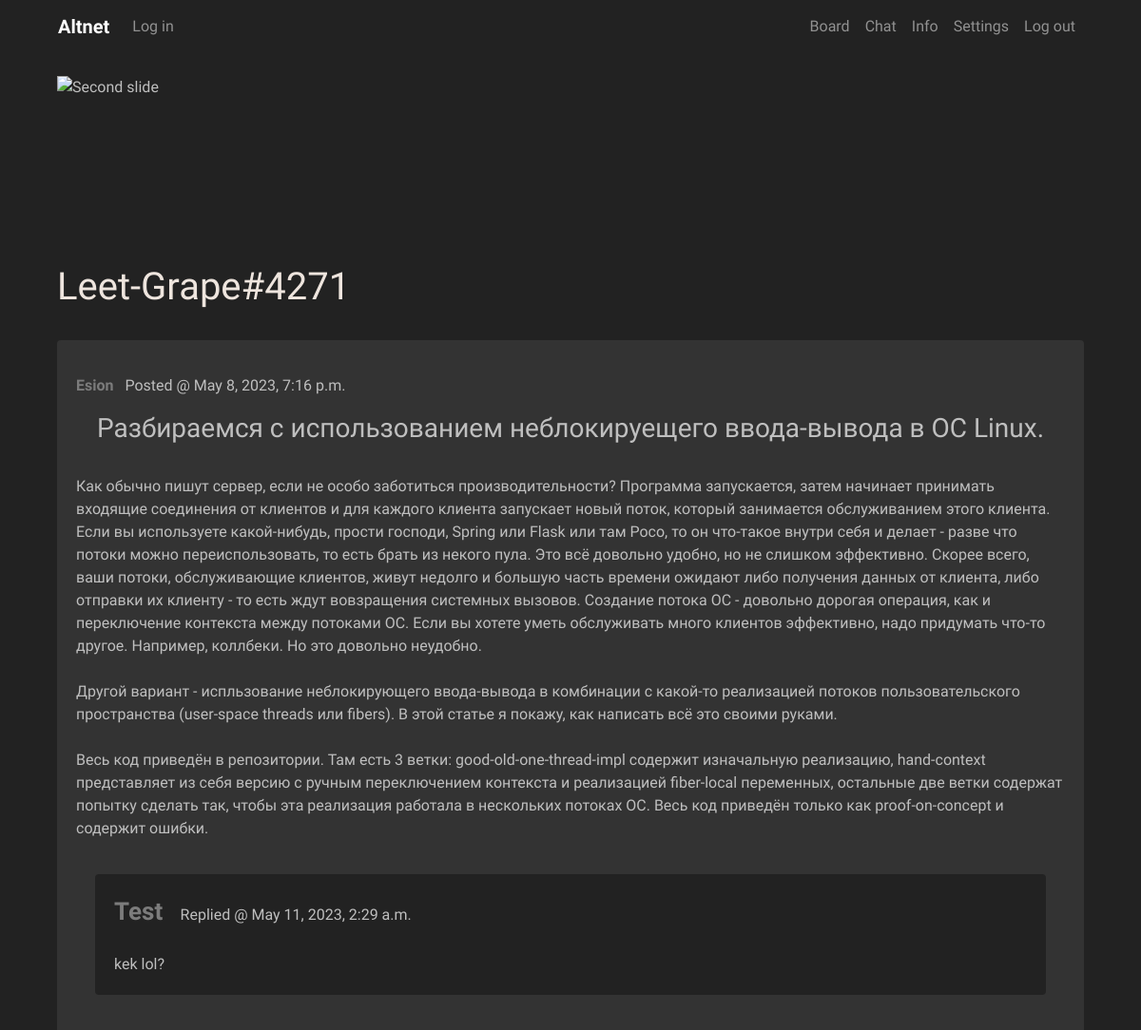
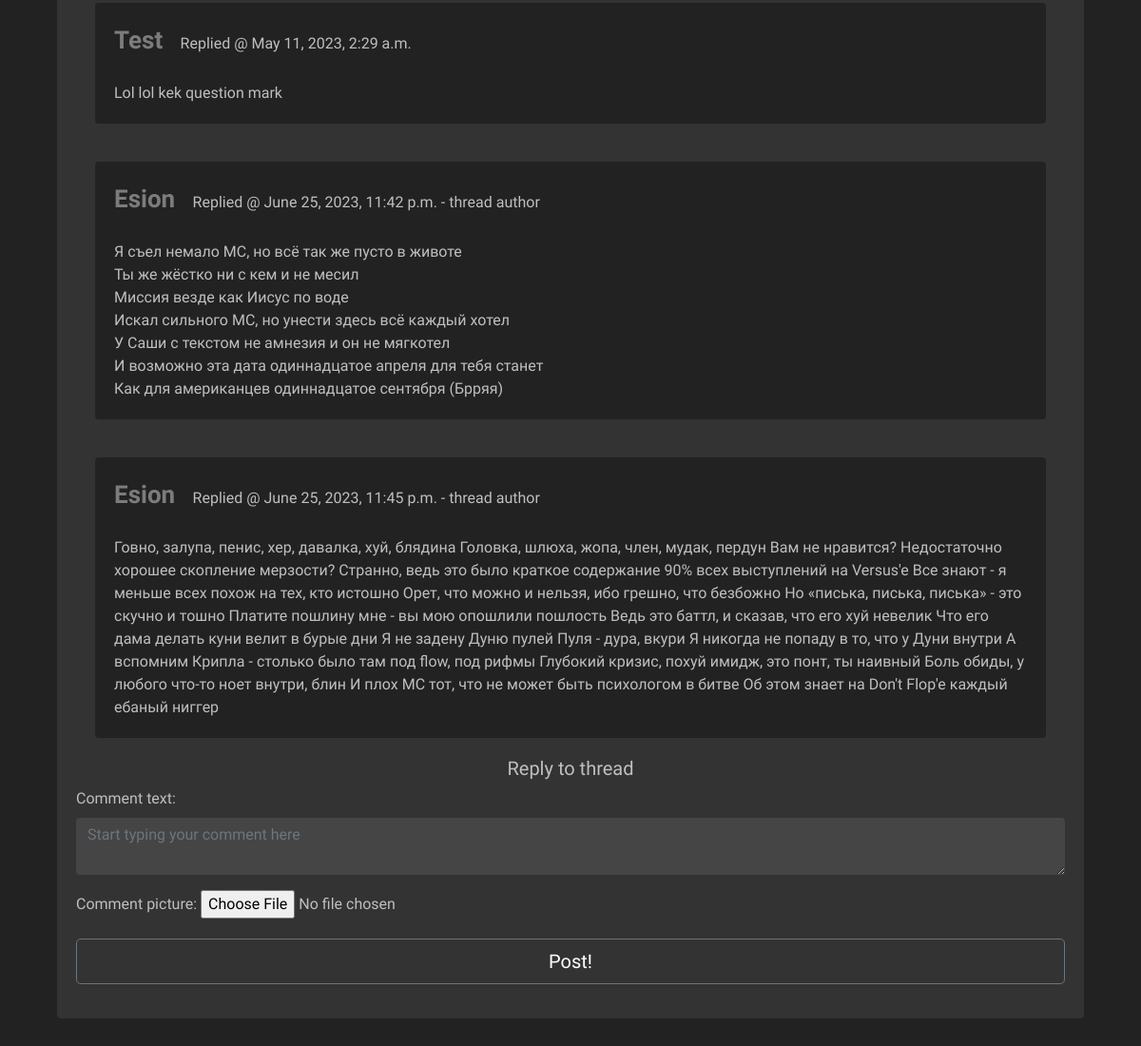
Page /board/4 on the committed database (2 pictures, top to bottom).
### board/models.py (models this page shows, shortened)
class Thread(models.Model):
    def was_published_recently(self):
        now = timezone.now()
        return now - datetime.timedelta(days=1) <= self.pub_date <= now
    thread_title = models.CharField('Thread title', max_length=100)
    thread_text = models.TextField('Thread text', max_length=10000)
    pub_date = models.DateTimeField('Date published', auto_now=True)
    thread_author = models.CharField('Thread Author', max_length=150, blank=False, null=False)
    was_published_recently.admin_order_field = 'pub_date'
    was_published_recently.boolean = True
    was_published_recently.short_description = 'Published recently?'
    thread_pic = models.ImageField(upload_to=user_thread_directory_path, blank=True, null=True)
    language_code = models.IntegerField(blank=True, null=True, default=0)
    visible = models.BooleanField(blank=False, null=False, default=True)

class Comment(models.Model):
    comment_text = models.TextField('Comment text', max_length=10000)
    comment_post = models.ForeignKey(Thread,  on_delete=models.CASCADE)
    comment_author = models.CharField('Comment Author', blank=False, null=False, max_length=150)
    pub_date = models.DateTimeField('Date published', null=True, blank=True, auto_now=True)
    comment_pic = models.ImageField(upload_to=user_comment_directory_path, blank=True, null=True)
    visible = models.BooleanField(blank=False, null=False, default=True)

### board/views.py (the view, shortened to what this page needs)
# urls.py: path('<int:pk>', views.thread_view, name='thread'),
def thread_view(request, pk):
    username, loc_option = initial_check(request)
    thread = Thread.objects.get(id=pk)
    comments = Comment.objects.filter(comment_post=thread, visible=True)
    template = loader.get_template('board/thread.html')
    form = CommentForm()
    context = {
        'loc': loc_resolver('thread'),
        'lang': loc_option,
        'thread': thread,
        'form': form,
        'comments': comments,
        'username': username,
    }
    return HttpResponse(template.render(context, request))

### board/forms.py
class CommentForm(forms.ModelForm):
    comment_text = forms.CharField(max_length=10000, widget=forms.Textarea(attrs={'style':'background: #454545; color: #f9f9f9;', 'class':'form-control', 'rows':'2.5', 'placeholder':'Start typing your comment here', }))
    key = forms.IntegerField(widget=forms.HiddenInput, required=False)
    comment_pic = forms.ImageField(label='Comment picture', required=False, )
    class Meta:
        model = Comment
        fields = ('comment_text',)

### board/templatetags/loc_extra.py (called while the page is built)
@register.filter
def return_item(l, i):
    try:
        return l[i]
    except:
        return None

### board/views.py (called while the page is built)
def random_name():
    noun = ['Apple', 'Grape', 'Hero', 'Nickel', 'Zinc', 'Rock', 'Paper', 'Joker', 'Beat', 'Aug', 'Runner', 'Miracle']
    adjective = ['Shitty', 'Slippy', 'Explosive', 'Luminous', 'Advanced', 'Creative', 'Burning', 'Sweaty', 'Leet',
                 'Apex', 'Funny', 'Raging']
    tag = ['1', '2', '3', '4', '5', '6', '7', '8', '9', '0']
    randomized_tag = choices(tag, k=4)
    return ''.join(adjective[randint(0, len(adjective)-1)]) + '-' + ''.join(noun[randint(0, len(noun)-1)]) + '#' + \
           ''.join(randomized_tag)

def anonymous_validator(request):
    name = random_name()
    if 'Anonymous-Name' in request.session:
        for key, value in request.session.items():
            print('{} => {}'.format(key, value))
        return request.session['Anonymous-Name']
    else:
        request.session['Anonymous-Name'] = name
        for key, value in request.session.items():
            print('{} => {}'.format(key, value))
        return name

def initial_check(request):
    if request.user.is_authenticated:
        username = request.user.username
        loc_option = Hikka.objects.get(user=request.user.id).language_code
    else:
        username = anonymous_validator(request)
        loc_option = 0
    return username, loc_option

### board/templates/board/thread.html (shortened to what this page needs)
{% extends 'hat.html' %}
{% block content %}
{% load loc_extra %}
<div class="row col-">
        <div class="col-lg-12 col-sm-12 col-md-12 col-xl-12 content">
       <br />
<div class="trds">
  <main class="contentd" role="main">
  <header>
      <h1 data-text="{{ username }}">{{ username }}</h1>
</div>
<br>
            <form action="{% url 'Board:delete_thread' thread.id %}" method="POST">
<div class="card">
  <div class="card-body" id="<?php echo $thread['title']; ?>">
<div>
	<div class="d-flex flex-row mb-3">
		<a class="userlk" href="{% url 'Board:guest' thread.thread_author %}">
			{{ thread.thread_author }}</a> &nbsp;&nbsp; {{ loc.locThread.POSTED|return_item:lang }} {{ thread.pub_date }} </div>
  </div>
</form>
  <h3 class="mt-0" style="text-align:center">{{ thread.thread_title }}</h3>
  <p><br /> {{ thread.thread_text|linebreaksbr }} </p>
        <div id="<?php echo $thread['id']; ?>" class="collapse show" role="tabpanel" aria-labelledby="headingOne" data-parent="#accordion">
      {% for comment in comments %}
            <div class="card-body">
	<div class="card" style="background-color: #222222">
		<div class="card-body">
 			<a class="userlk" href="{% url 'Board:guest' comment.comment_author %}" style="font-size: 26px;">
                {{ comment.comment_author }}
            </a>
            {{ loc.locThread.REPLIED|return_item:lang }} {{ comment.pub_date }}
            {% if comment.comment_author == thread.thread_author %}
            - {{ loc.locThread.AUTHOR|return_item:lang }}
            {% endif %}<br /> <br />
  {{ comment.comment_text|linebreaksbr }}
       </div> </div>
      </div>
            {% endfor %}
      <div class="card border-dark mb-3">
<h5 class="text-center">{{ loc.locThread.REPLY_TO_THREAD|return_item:lang }}</h5>
<form method="POST" enctype="multipart/form-data">
    {{ form.as_p }}
   <button name="cmm" type="submit" class="btn btn-secondary btn-lg btn-block">Post!</button>
</form>
</div>
    </div>
  </div>
</div>
<br />
</div>
  </body>
</html>
{% endblock %}

### static/css/master.css (style rules this page uses)
.head-block,.top-menu,.top-material,.left-sidebar,.content { background:#222222; margin-bottom:5px; }
.content { border: none; }
.card { background: #333333; border: none; }
.btn-secondary { background: #333333; background-color: }
.userlk { font-weight: bold; }
body { font-family: 'Roboto Condensed', sans-serif; font-size: initial; }
a { color: #7c7c7c; font-size: initial; }
body { background: #222; color: #bfbfbf; }
.contentd header h1 { position:relative;color:#eee5de }
.contentd header h1:after, .contentd header h1:before { position:absolute;top:0;overflow:hidden;clip:rect(0,100vw,0,0);content:attr(data-text);background: #a9a9a9 }
.contentd header h1:before { left:-1vmin;animation:noise 7s infinite steps(3,end) alternate-reverse;color:#71fcff;text-shadow:.4vmin 0 #00f,-.2vmin 1vmin red }
.contentd header h1:after { left:1vmin;animation:noise-alt 5s infinite steps(3,end) alternate-reverse;color:#ff9eed;text-shadow:-2vmin 0 #ff0,.1vmin -1vmin #00f }
.trds { background: #none; }
.form-control { border: none; }

### rows in the picture
Thread: thread_author "Esion", pub_date "May 8, 2023, 7:16 p.m.", thread_title "Разбираемся с использованием неблокируещего ввода-вывода в ОС Linux.", thread_text "Как обычно пишут сервер, если не особо заботиться производительности? Программа запускается, затем начинает принимать входящие соединения от клиентов и для каждого клиента запускает новый поток, который занимается обслуживанием этого клиента. Если вы используете какой-нибудь, прости господи, Spring или Flask или там Poco, то он что-такое внутри себя и делает - разве что потоки можно переиспользовать, то есть брать из некого пула. Это всё довольно удобно, но не слишком эффективно. Скорее всего, ваши потоки, обслуживающие клиентов, живут недолго и большую часть времени ожидают либо получения данных от клиента, либо отправки их клиенту - то есть ждут вовзращения системных вызовов. Создание…"
Comment: comment_author "Test", locThread.REPLIED|return_item "Replied @", pub_date "May 11, 2023, 2:29 a.m.", comment_text "kek lol?"
Comment: comment_author "Test", locThread.REPLIED|return_item "Replied @", pub_date "May 11, 2023, 2:29 a.m.", comment_text "Lol lol kek question mark"
Comment: comment_author "Esion", locThread.REPLIED|return_item "Replied @", pub_date "June 25, 2023, 11:42 p.m.", locThread.AUTHOR|return_item "thread author", comment_text "Я съел немало MC, но всё так же пусто в животе Ты же жёстко ни с кем и не месил Миссия везде как Иисус по воде Искал сильного MC, но унести здесь всё каждый хотел У Саши с текстом не амнезия и он не мягкотел И возможно эта дата одиннадцатое апреля для тебя станет Как для американцев одиннадцатое сентября (Брряя)"
Comment: comment_author "Esion", locThread.REPLIED|return_item "Replied @", pub_date "June 25, 2023, 11:45 p.m.", locThread.AUTHOR|return_item "thread author", comment_text "Говно, залупа, пенис, хер, давалка, хуй, блядина Головка, шлюха, жопа, член, мудак, пердун Вам не нравится? Недостаточно хорошее скопление мерзости? Странно, ведь это было краткое содержание 90% всех выступлений на Versus'e Все знают - я меньше всех похож на тех, кто истошно Орет, что можно и нельзя, ибо грешно, что безбожно Но «писька, писька, писька» - это скучно и тошно Платите пошлину мне - вы мою опошлили пошлость Ведь это баттл, и сказав, что его хуй невелик Что его дама делать куни велит в бурые дни Я не задену Дуню пулей Пуля - дура, вкури Я никогда не попаду в то, что у Дуни внутри А вспомним Крипла - столько было там под flow, под рифмы Глубокий кризис, похуй имидж, это понт, ты…"

### other values in the picture
{{ loc.UI.LOG_IN|return_item:lang }} "Log in"
{{ loc.UI.BOARD|return_item:lang }} "Board"
{{ loc.UI.CHAT|return_item:lang }} "Chat"
{{ loc.UI.INFO|return_item:lang }} "Info"
{{ loc.UI.SETTINGS|return_item:lang }} "Settings"
{{ loc.UI.LOG_OUT|return_item:lang }} "Log out"
{{ username }} "Leet-Grape#4271"
{{ loc.locThread.POSTED|return_item:lang }} "Posted @"
{{ loc.locThread.REPLY_TO_THREAD|return_item:lang }} "Reply to thread"
